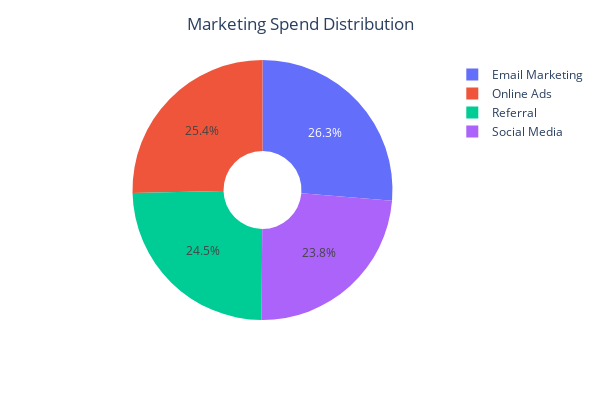

Notebook code cell kept with this figure:
### Code cell
# Provided data
data = {
    'Marketing_Channel': ['Email Marketing', 'Online Ads', 'Referral', 'Social Media'],
    'Marketing_Spend': [16481.306045, 15877.671960, 15346.198311, 14889.465778]
}

# Create a pie chart
fig = px.pie(data, names='Marketing_Channel', values='Marketing_Spend', hole=0.3)

# Customize layout to adjust chart size and title position
fig.update_layout(
    title='Marketing Spend Distribution',
    title_x=0.5,  # Set title to be at the top center
    width=600,    # Set width of the chart
    height=400    # Set height of the chart
)

# Show the figure
fig.show()

### Figure 1 — Plotly figure (JSON) as saved in the notebook; plotly's stock layout.template omitted (floating-point values rounded to 4 significant figures)
{"data": [{"domain": {"x": [0, 1], "y": [0, 1]}, "hole": 0.3, "hovertemplate": "Marketing_Channel=%{label}<br>Marketing_Spend=%{value}<extra></extra>", "labels": ["Email Marketing", "Online Ads", "Referral", "Social Media"], "legendgroup": "", "name": "", "showlegend": true, "type": "pie", "values": [16480.0, 15880.0, 15350.0, 14890.0]}], "layout": {"height": 400, "legend": {"tracegroupgap": 0}, "margin": {"t": 60}, "title": {"text": "Marketing Spend Distribution", "x": 0.5}, "width": 600}}
